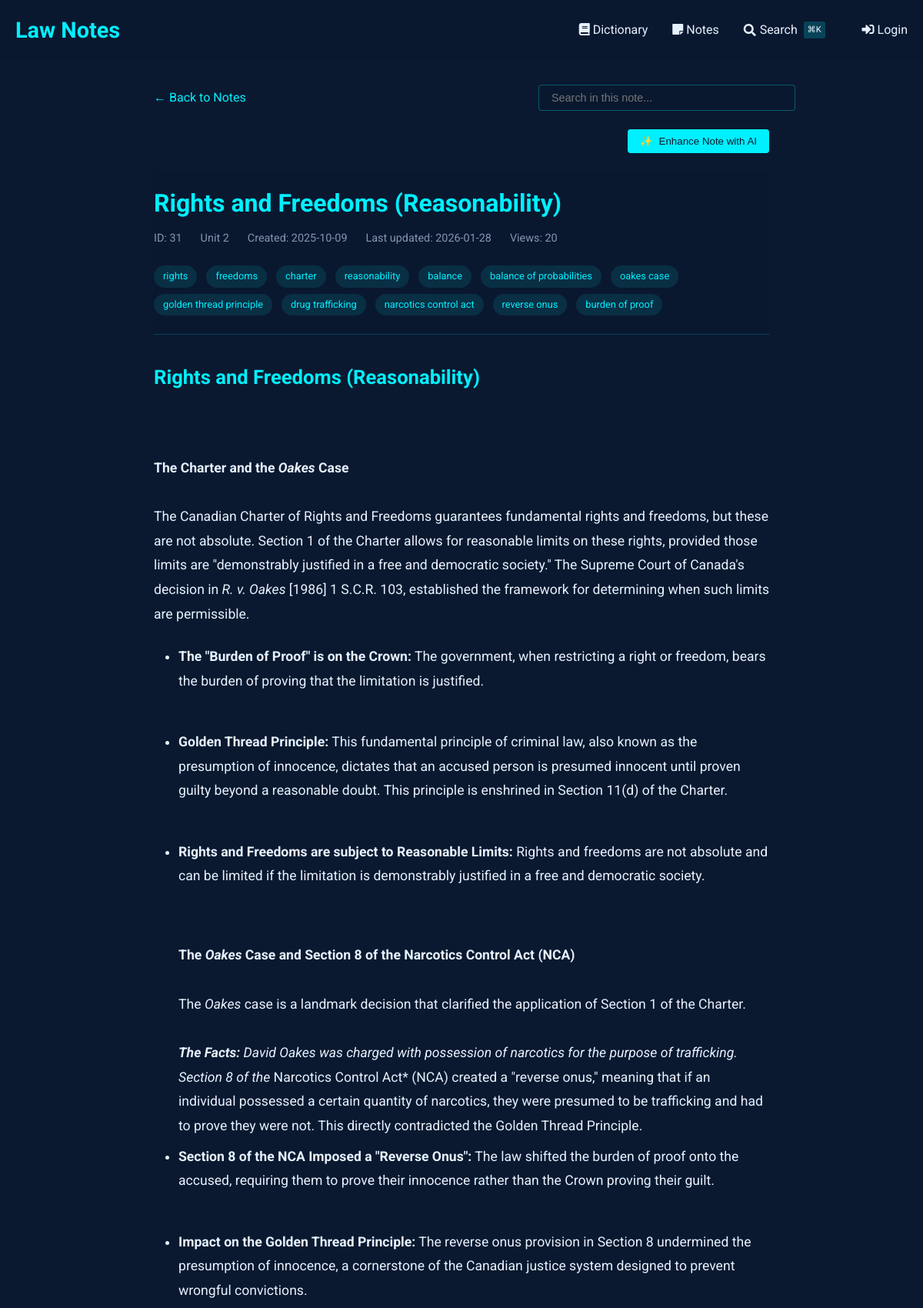
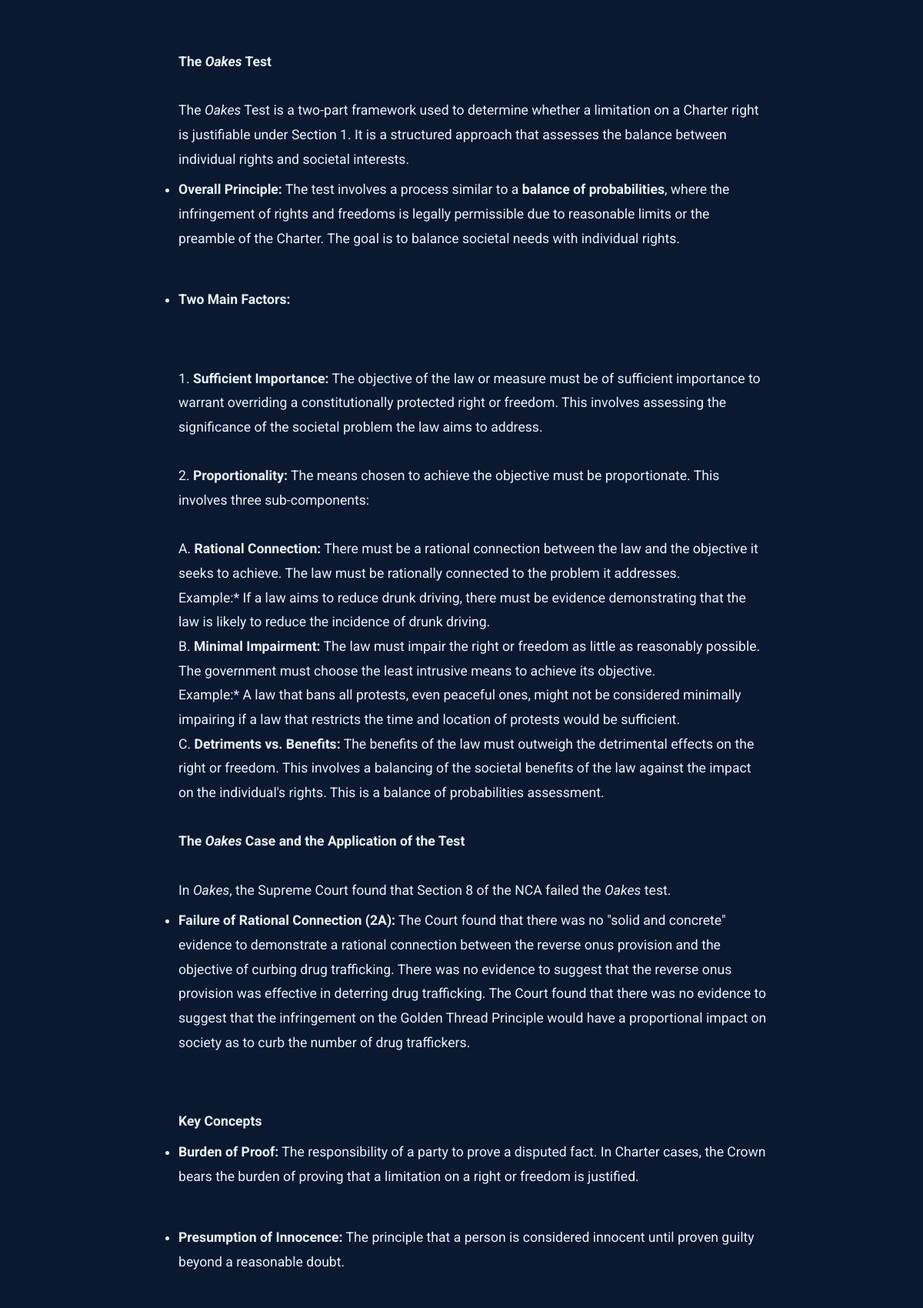
Screenshot of /notes/view/31 (upper part) with the database file from the repository (2 pictures, top to bottom).
### tables this page shows
CREATE TABLE notes (
    id INTEGER PRIMARY KEY AUTOINCREMENT,
    title TEXT NOT NULL,                -- short title for the note
    content TEXT NOT NULL,              -- the full note text
    unit_number INTEGER,                -- optional: to group with course units
    tags TEXT,                          -- comma-separated or JSON for filtering/search
    related_entries TEXT,               -- store glossary ids (e.g., "1,4,5") for cross-linking
    created_at TIMESTAMP DEFAULT CURRENT_TIMESTAMP,
    last_updated TIMESTAMP DEFAULT CURRENT_TIMESTAMP,
    views INTEGER DEFAULT 0,            -- track popularity
    is_favorite BOOLEAN DEFAULT 0,      -- quick flag for starred notes
    comments TEXT                       -- optional: your own thoughts or annotations
, has_worksheet BOOLEAN DEFAULT 0);

### notes_routes.py (the view, shortened to what this page needs)
@notes_bp.route('/view/<int:note_id>')
def view_note(note_id):
    db = SQL("sqlite:///notes.db")
    note = db.execute("""
        SELECT *,
               strftime('%Y-%m-%d', created_at) as created_date,
               strftime('%Y-%m-%d', last_updated) as last_updated
        FROM notes
        WHERE id = :id
    """, id=note_id)
    if not note:
        abort(404)
    note = note[0]
    db.execute("""
        UPDATE notes
        SET views = COALESCE(views, 0) + 1
        WHERE id = :id
    """, id=note_id)
    content = note['content']
    content = re.sub(r'^# (.*?)$', r'<h1>\1</h1>', content, flags=re.MULTILINE)
    content = re.sub(r'^## (.*?)$', r'<h2>\1</h2>', content, flags=re.MULTILINE)
    content = re.sub(r'^### (.*?)$', r'<h3>\1</h3>', content, flags=re.MULTILINE)
    content = re.sub(r'\*\*(.*?)\*\*', r'<strong>\1</strong>', content)
    content = re.sub(r'\*(.*?)\*', r'<em>\1</em>', content)
    content = re.sub(r'^\s*[-*] (.*?)$', r'<li>\1</li>', content, flags=re.MULTILINE)
    content = re.sub(r'(<li>.*</li>)', r'<ul>\1</ul>', content, flags=re.DOTALL)
    content = re.sub(r'^> (.*?)$', r'<blockquote>\1</blockquote>', content, flags=re.MULTILINE)
    content = content.replace('\n', '<br>')
    content = re.sub(
        r'<aside>\s*💡\s*(.*?)\s*</aside>',
        r'<div class="callout"><div class="callout-emoji">💡</div><div class="callout-content">\1</div></div>',
        content,
        flags=re.DOTALL
    )
    sections = re.split(r'(<h[1-3]>.*?</h[1-3]>)', content)
    processed_sections = []
    for i, section in enumerate(sections):
        if section.startswith('<h'):
            processed_sections.append(section)
        elif section.strip():
            if not any(tag in section for tag in ['<p>', '<ul>', '<ol>', '<blockquote>', '<div class="callout">']):
                section = f'<p>{section}</p>'
            processed_sections.append(section)
    processed_content = '\n'.join(processed_sections)
    related_entries = []
    worksheet_images = []
    if note.get('has_worksheet'):
        worksheet_images = get_worksheet_images(note_id)
    return render_template('notes/view.html',
                         note=note,
                         content=processed_content,
                         related_entries=related_entries,
                         worksheet_images=worksheet_images)

### sql.py (called while the page is built, shortened)
def _enable_logging(f):
    import logging
    import functools
    import os
    @functools.wraps(f)
    def decorator(*args, **kwargs):
        try:
            import flask
        except ModuleNotFoundError:
            return f(*args, **kwargs)
        disabled = logging.getLogger("cs50").disabled
        if flask.current_app and os.getenv("FLASK_ENV") == "development":
            logging.getLogger("cs50").disabled = False
        try:
            return f(*args, **kwargs)
        finally:
            logging.getLogger("cs50").disabled = disabled
    return decorator

def _parse_placeholder(token):
    import re
    import sqlparse
    if (
        not isinstance(token, sqlparse.sql.Token)
        or token.ttype != sqlparse.tokens.Name.Placeholder
    ):
        raise TypeError()
    if token.value == "?":
        return "qmark", None
    matches = re.search(r"^:([1-9]\d*)$", token.value)
    if matches:
        return "numeric", int(matches.group(1)) - 1
    matches = re.search(r"^:([a-zA-Z]\w*)$", token.value)
    if matches:
        return "named", matches.group(1)

    def __del__(self):
        self._disconnect()

    def _disconnect(self):
        if hasattr(_data, self._name()):
            getattr(_data, self._name()).close()
            delattr(_data, self._name())

    def _name(self):
        return str(hash(self))

        def connect(dbapi_connection, connection_record):
            try:
                if isinstance(
                    dbapi_connection, sqlite3.Connection
                ):  # If back end is sqlite
                    cursor = dbapi_connection.cursor()
                    cursor.execute("PRAGMA foreign_keys=ON")
                    cursor.close()
            except:
                pass

### templates/notes/view.html (shortened to what this page needs)
{% extends "notes/base.html" %}
{% block content %}
<div class="container" style="max-width: 800px; margin: 0 auto;">
    <div style="margin-bottom: 1.5rem; display: flex; justify-content: space-between; align-items: center; flex-wrap: wrap; gap: 1rem;">
        <a href="{{ url_for('notes.index') }}" style="color: var(--primary); text-decoration: none; display: inline-flex; align-items: center;">
            ← Back to Notes
        </a>
        <div class="search-container" style="position: relative; max-width: 300px; width: 100%;">
            <input type="text" id="noteSearch" placeholder="Search in this note..."
                   style="width: 100%; padding: 0.5rem 1rem; background: rgba(10, 25, 47, 0.7);
                          border: 1px solid rgba(0, 240, 255, 0.3); border-radius: 4px;
                          color: #e6f1ff; font-size: 0.9rem;">
        </div>
    </div>
    <div id="enhanceControls" style="margin-bottom: 1.5rem; display: flex; justify-content: flex-end; gap: 1rem;">
        <button id="enhanceNoteBtn" class="btn btn-primary" style="background: var(--primary); color: #0a192f; border: none; padding: 0.5rem 1rem; border-radius: 4px; cursor: pointer; font-weight: 500; display: flex; align-items: center; gap: 0.5rem;">
            <span id="enhanceIcon">✨</span> Enhance Note with AI
        </button>
    </div>
    <article class="note">
        <header class="note-header">
            <h1 class="note-title">
                {{ note.title }}
            </h1>
            <div class="note-meta">
                <span>ID: {{ note.id }}</span>
                {% if note.unit_number %}
                <span>Unit {{ note.unit_number }}</span>
                {% endif %}
                <span>Created: {{ note.created_date }}</span>
                <span>Last updated: {{ note.last_updated }}</span>
                <span>Views: {{ note.views or 0 }}</span>
            </div>
            {% if note.tags %}
            <div class="note-tags" style="margin-top: 1rem;">
                {% for tag in note.tags.split(',') %}
                    <span class="tag">{{ tag.strip() }}</span>
                {% endfor %}
            </div>
            {% endif %}
        </header>
        <div class="note-content">
            {{ content|safe }}
        </div>
    </article>
</div>
{% endblock %}

### templates/dictionary/base.html (style rules this page uses)
:root { --primary: #00f0ff; --bg-dark: #0a192f; --text: #e6f1ff; --success: #2ecc71; --error: #e74c3c; }
body { font-family: 'Roboto', sans-serif; background-color: var(--bg-dark); color: var(--text); line-height: 1.6; margin: 0; padding: 0; }
.container { max-width: 1200px; margin: 0 auto; padding: 0 20px; }
header { background: rgba(10, 25, 47, 0.9); padding: 1rem 0; }
.btn { display: inline-block; padding: 0.6rem 1.5rem; background: var(--primary); color: #000; border: none; border-radius: 4px; cursor: pointer; text-decoration: none; font-weight: 500; transition: all 0.3s; }

### templates/notes/view.html (style rules this page uses)
.note-header { margin-bottom: 2rem; padding-bottom: 1rem; border-bottom: 1px solid rgba(0, 240, 255, 0.2); }
.note-title { color: var(--primary); margin: 0 0 0.5rem 0; font-size: 2rem; font-weight: 700; }
.note-meta { display: flex; gap: 1.5rem; color: #8892b0; font-size: 0.9rem; margin-bottom: 1.5rem; }
.note-content { font-size: 1.1rem; line-height: 1.8; color: #e6f1ff; }
.note-content h1, .note-content h2, .note-content h3, .note-content h4, .note-content h5, .note-content h6 { color: var(--primary); margin-top: 2rem; margin-bottom: 1rem; }
.note-content h2 { font-size: 1.6rem; }
.note-content ul, .note-content ol { margin: 1.5rem 0; padding-left: 2rem; }
.note-content li { margin: 0.5rem 0; }
.tag { display: inline-block; background: rgba(0, 240, 255, 0.1); color: var(--primary); padding: 0.25rem 0.75rem; border-radius: 20px; font-size: 0.8rem; margin-right: 0.5rem; margin-bottom: 0.5rem; }

### rows the page displays
notes: title "Rights and Freedoms (Reasonability)", id "31", unit_number "2", views "20", title "Rights and Freedoms (Reasonability) The Charter and the Oakes Case The Canadian Charter of Rights and Freedoms guarantees fundamental rights and freedoms, but these are not absolute. Section 1 of the Charter allows for reasonable limits on these rights, provided those limits are \"demonstrably justified in a free and democratic society.\" The Supreme Court of Canada's decision in R. v. Oakes [1986] 1 S.C.R. 103, established the framework for determining when such limits are permissible. The \"Burden of Proof\" is on the Crown: The government, when restricting a right or freedom, bears the burden of proving that the limitation is justified. Golden Thread Principle: This fundamental principle of…"

### other values shown
{{ note.created_date }} "2025-10-09"
{{ note.last_updated }} "2026-01-28"
{{ tag.strip() }} "rights" "freedoms" "charter" "reasonability" "balance" "balance of probabilities" "oakes case" "golden thread principle" "drug trafficking" "narcotics control act" "reverse onus" "burden of proof"
